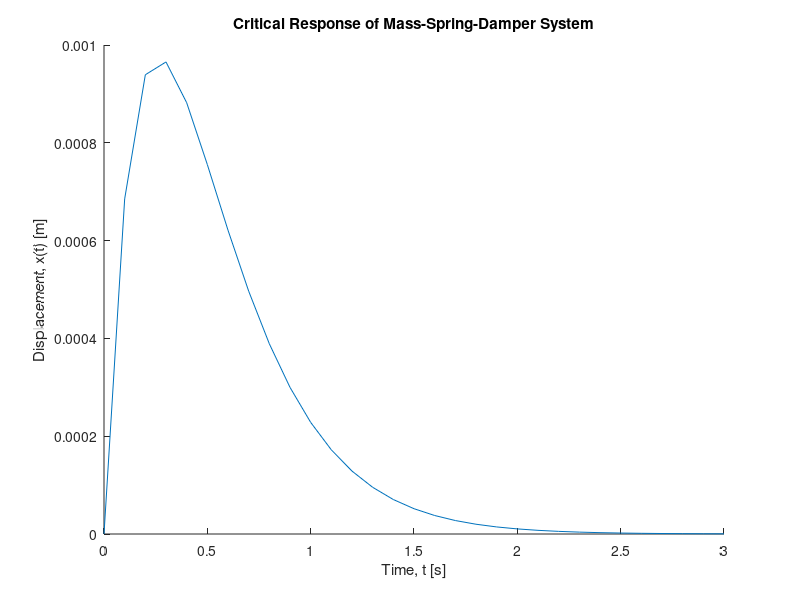

Here is the MATLAB script that generated this plot:
%Joel Lubinitsky
%MAE 321 - HW 2
%01/28/15

clear all
close all
clc

%% Given
mass             = 175;  %kg
stiffness        = 2500; %N/m
durationResponse = 2;    %s
xInitial         = 0;    %m
velocityInitial  = 10;   %mm/s

%% Conversions
velocityInitial = velocityInitial / 1000; %m/s

%% Calculations
time = [0:0.1:3];
x = (xInitial + (velocityInitial + sqrt(stiffness / mass) * xInitial) .* time) .* exp(-sqrt(stiffness / mass) .* time);

%% Plot
figure(1)
hold on
plot(time, x)
xlabel('Time, t [s]')
ylabel('Displacement, x(t) [m]')
title('Critical Response of Mass-Spring-Damper System')